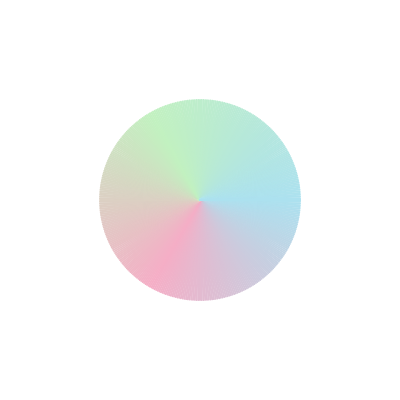
Frame 1 (no input)
Frame 60 (no input): identical to frame 1, image omitted
Frame 120 (the mouse pressed at the canvas centre since frame 60): identical to frame 1, image omitted

The p5.js sketch that drew this single still picture (run headless with seeded random() and noise() and a simulated clock; from frame 60 on, the mouse is pressed at the canvas centre):

// p5.js sketch
// ── sketch.js
let colors;

function setup() {
  createCanvas(400, 400);
  colors = [
    color("#ace1ef"),
    color("#f5aec6"),
    color("#c2f1c0")
  ];
}

function draw() {
  background(255);

  // Set center and radius for the circle
  let x = width / 2;
  let y = height / 2;
  let radius = 100;

  // Draw a smooth gradient by blending colors
  for (let i = 0; i <= 360; i++) {
    let interColor;
    if (i < 120) {
      interColor = lerpColor(colors[0], colors[1], i / 120);
    } else if (i < 240) {
      interColor = lerpColor(colors[1], colors[2], (i - 120) / 120);
    } else {
      interColor = lerpColor(colors[2], colors[0], (i - 240) / 120);
    }

    stroke(interColor);
    strokeWeight(2);
    let angle = radians(i);
    let x1 = x + cos(angle) * radius;
    let y1 = y + sin(angle) * radius;
    line(x, y, x1, y1);
  }
}
